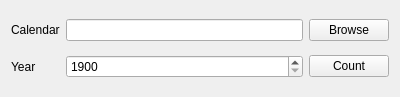
<?xml version="1.0" encoding="UTF-8"?>
<ui version="4.0">
 <class>MainWindow</class>
 <widget class="QMainWindow" name="MainWindow">
  <property name="geometry">
   <rect>
    <x>0</x>
    <y>0</y>
    <width>400</width>
    <height>97</height>
   </rect>
  </property>
  <property name="windowTitle">
   <string>CalendarStats</string>
  </property>
  <widget class="QWidget" name="centralWidget">
   <layout class="QHBoxLayout" name="horizontalLayout">
    <item>
     <layout class="QGridLayout" name="gridLayout">
      <item row="1" column="0">
       <widget class="QLabel" name="label_2">
        <property name="text">
         <string>Year</string>
        </property>
       </widget>
      </item>
      <item row="0" column="0">
       <widget class="QLabel" name="label">
        <property name="text">
         <string>Calendar</string>
        </property>
       </widget>
      </item>
      <item row="1" column="1">
       <widget class="QSpinBox" name="yearSpinBox">
        <property name="minimum">
         <number>1900</number>
        </property>
        <property name="maximum">
         <number>2100</number>
        </property>
       </widget>
      </item>
      <item row="1" column="2">
       <widget class="QPushButton" name="countButton">
        <property name="text">
         <string>Count</string>
        </property>
       </widget>
      </item>
      <item row="0" column="1">
       <widget class="QLineEdit" name="ICSpathLineEdit"/>
      </item>
      <item row="0" column="2">
       <widget class="QPushButton" name="browseButton">
        <property name="text">
         <string>Browse</string>
        </property>
       </widget>
      </item>
     </layout>
    </item>
   </layout>
  </widget>
 </widget>
 <layoutdefault spacing="6" margin="11"/>
 <resources/>
 <connections/>
</ui>
